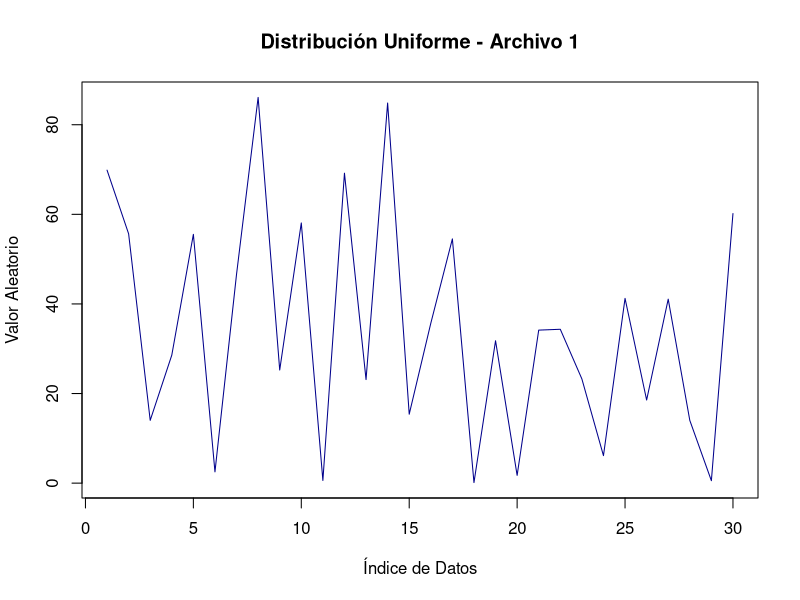
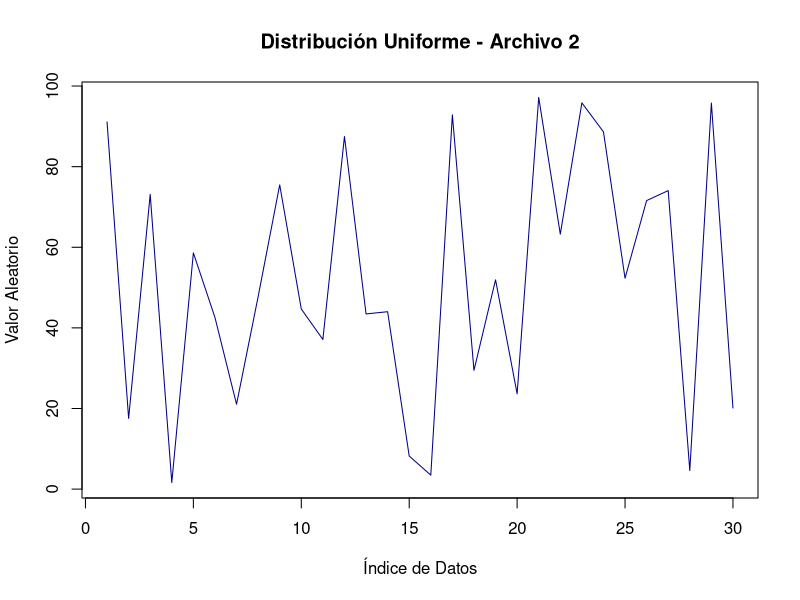
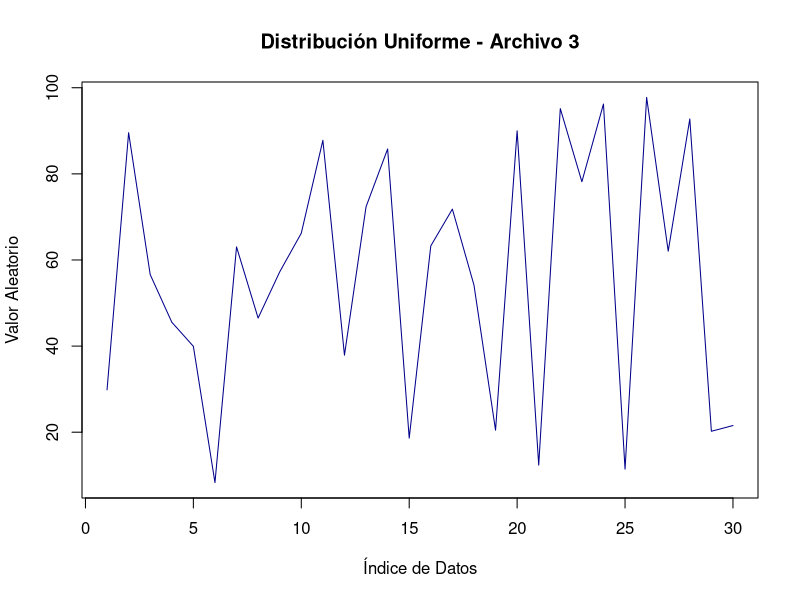
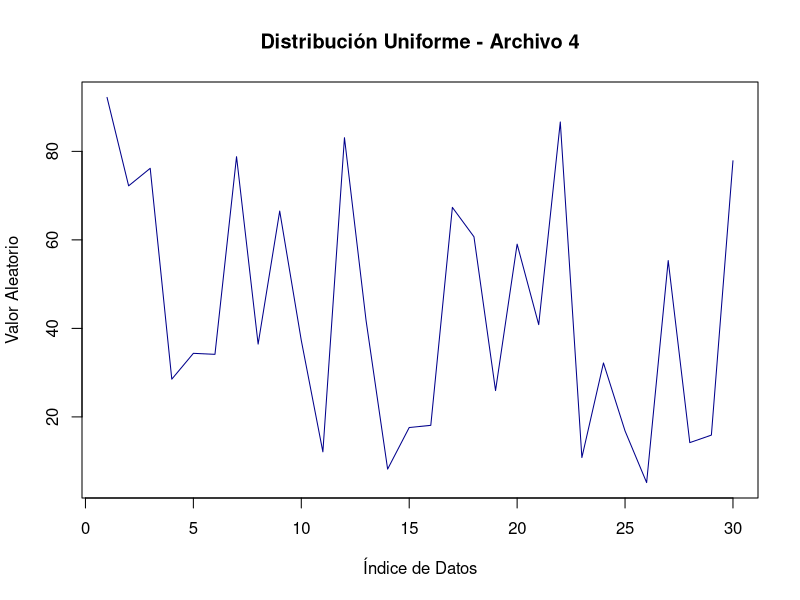
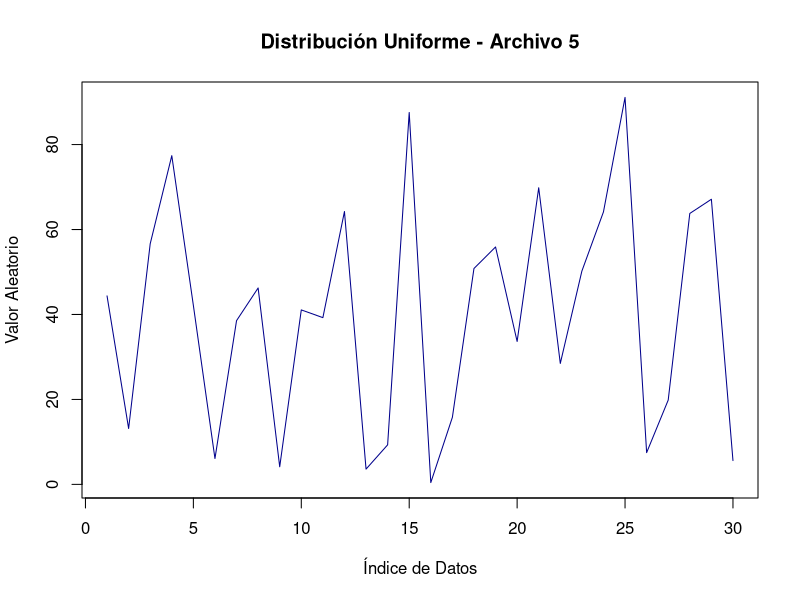
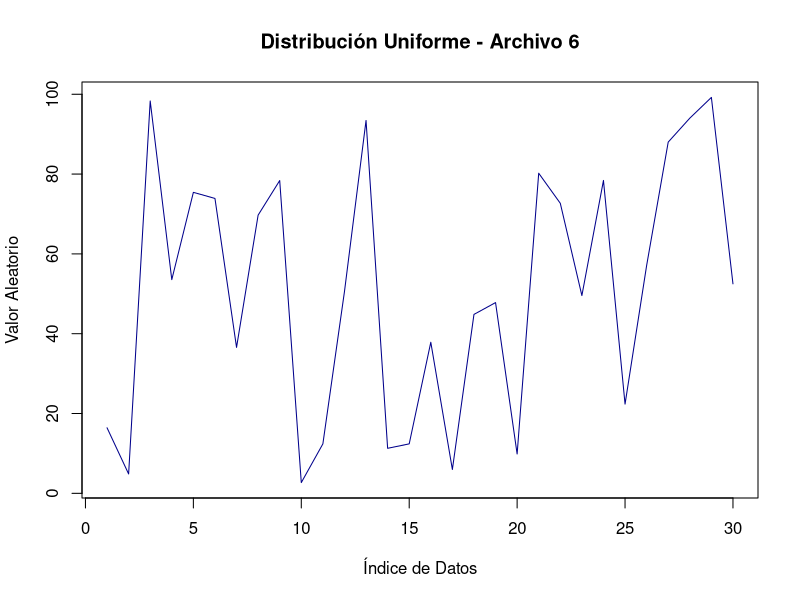
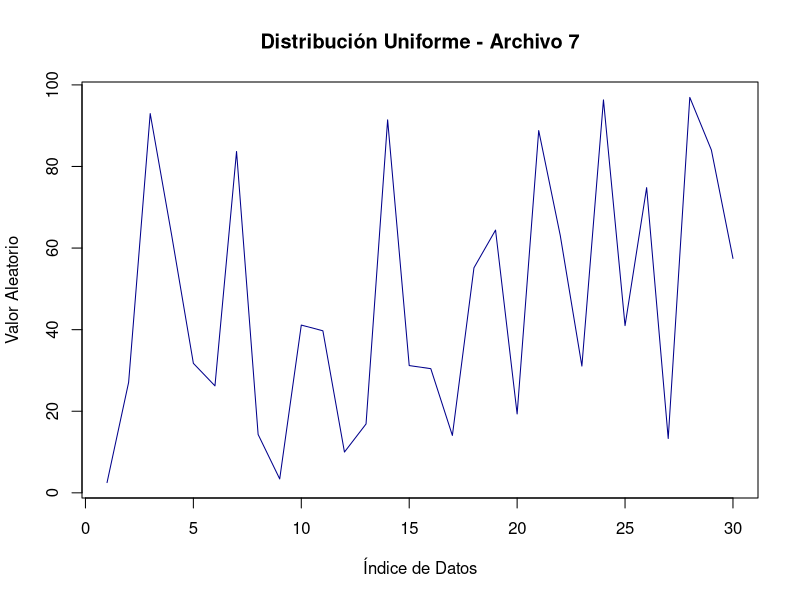
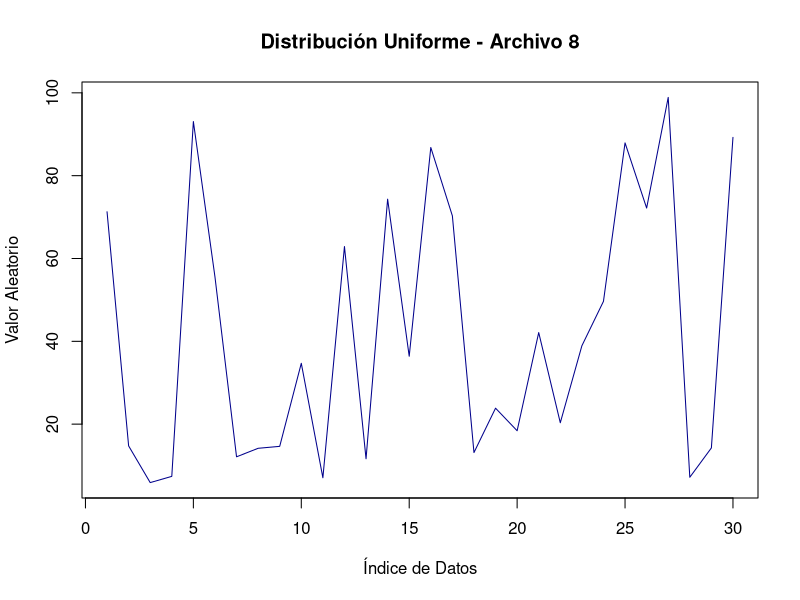

These charts were generated, in order, by the following R code: (Note: this script raises an error after producing the figures.)
## ---- chunk 1
iz1 <- 1
z1 <- (2^iz1)^20
z1

nz2 <- 4
z2 <- (2 * nz2 + 1)^13
z2

nz3 <- 4
iz3 <- 1
z3 <- (2 * nz3 + 1)^13
x3 <- (2 ^ iz3)^20
interseccion <-intersect(z3,x3)
interseccion

t <- 1
z4 <- (sin(2 * pi * t))^5
z4

z5 <- runif(10, 1, 10)
z5r <- round(z5, digits = 2)
z5r

z6 <- LETTERS[1:15]
z6
## ---- chunk 2
x1 <- c("1", "2", 2+3i, 5+41)
x2 <- log(c(T,T,T,T,F))
x3 <- !(c(1,3,4,12,12.1,99,100))
x4 <- c(1,2,3) < "a"
x5 <- 1:10
## ---- chunk 3
a <- sample(letters, size = 6, replace = FALSE )
matriz_a <- matrix(a, nrow = 2, ncol = 3)
print(matriz_a)

b <- "a"
matriz_b <- matrix(b, nrow = 4, ncol = 4)
print(matriz_b)

c <- sample(letters, size = 25, replace = TRUE)
matriz_c <- matrix(c, nrow = 5, ncol = 5)
print(matriz_c)

#complejos manuales
d <- c(2 + 3i, 1 - 1i, 0 + 5i, 4 + 0i)
matriz_compleja <- matrix(d, nrow = 2, ncol = 2)
print(matriz_compleja)

#complejos automaticos
set.seed(1)
real <- round(runif(4, min = 1, max = 10), 1)
imaginario <- round(runif(4, min = 1, max = 10), 1)
matriz_auto <- matrix(real + (imaginario *1i), nrow = 2, ncol = 2)
print(matriz_auto)
## ---- chunk 4

x <- list(1, "a", 2+3i, T, F, 1L)
dim(x) <- c(2,3)
c(list("a"), 2+3i)

## ---- chunk 5
set.seed(2026)

total_archivos <- 40

for (i in 1:total_archivos) {

  valores_uniformes <- runif(30, min = 0, max = 100)

  nombre_txt <- paste0("archivo_", i, ".txt")
  nombre_pdf <- paste0("grafico_", i, ".pdf")

  write(valores_uniformes, file = nombre_txt, sep = "\n")

  pdf(nombre_pdf)

  plot(valores_uniformes, 
       type = "l", 
       col = "darkblue", 
       main = paste("Distribución Uniforme - Archivo", i),
       xlab = "Índice de Datos", 
       ylab = "Valor Aleatorio")
  
  dev.off() 
}
